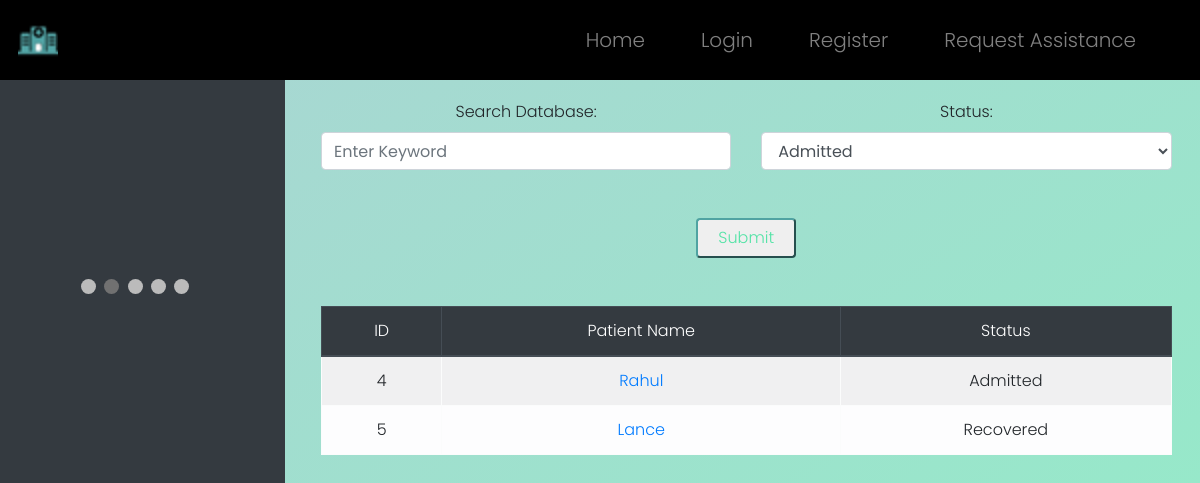
Page /dashboard on the earlier database version.
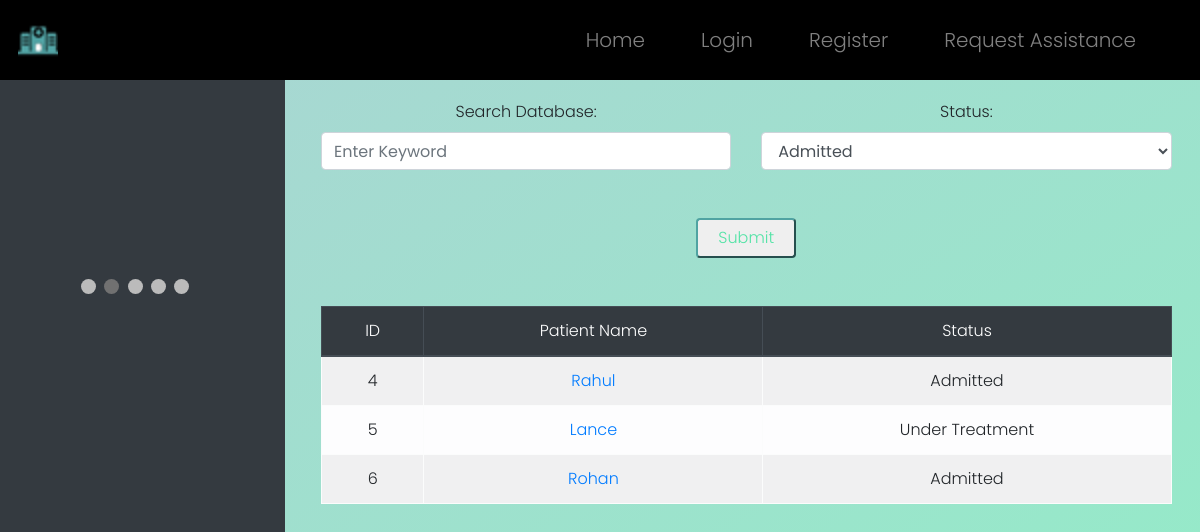
Same page on the later database version.
### WebApp/models.py (models this page shows)
class Patient(models.Model):
    patient_id = models.AutoField(primary_key=True)
    name  = models.CharField(max_length=64)
    age = models.IntegerField()
    gender = models.CharField(max_length=64)
    address = models.TextField()
    phone = models.CharField(max_length=64)
    email = models.CharField(max_length=64)
    date = models.CharField(max_length=64)
    symptoms = models.TextField()
    health_det = models.TextField()
    emg_phone = models.CharField(max_length=64)
    bed = models.CharField(max_length=64)
    venti = models.CharField(max_length=64)
    status = models.CharField(max_length=64)
    condi = models.CharField(max_length=64)
    notes = models.TextField()

### WebApp/views.py (the view)
# urls.py: path("dashboard", views.dashboard, name="dashboard"),
def dashboard(request):
    if request.method == "POST":
        sp=request.POST["sp"]
        status=request.POST["status"]
        fil=Patient.objects.filter(status=status)
        if sp!="":
            fil=fil.filter(name=sp)
        if fil:
            return render(request, "WebApp/dashboard.html", {"patients": fil})
        else:
            return render(request, "WebApp/dashboard.html", {"patients": None})
    else:
        pat=Patient.objects.all()
        if pat:
            return render(request, "WebApp/dashboard.html", {"patients": pat})
        else:
            return render(request, "WebApp/dashboard.html", {"patients": None})

### WebApp/templates/WebApp/dashboard.html (shortened to what this page needs)
{% extends "WebApp/layout.html" %}
{% load static %}
{% block body %}
<div class="row">
	<div class="col-3 abtimg">
		<div class="slideshow-container">
            </div>
            <br>
            <div style="text-align:center">
              <span class="dot"></span>
              <span class="dot"></span>
              <span class="dot"></span>
              <span class="dot"></span>
              <span class="dot"></span>
            </div>
	</div>
	<div class="col-9 dash">
		<center>
            <form action="{% url 'dashboard' %}" method="post">
                <div class=row>
                    <div class=col>
                        <label>Search Database:</label>
                        <input class="form-control intinp inp" type="text" placeholder="Enter Keyword" name="sp"/>
                    </div>
                    <div class=col>
                        <label>Status:</label>
                        <select class="form-control inp" name="status">
                            <option value="Admitted">Admitted</option>
                        </select>
                    </div>
                </div>
                <br><br>
                <center><button type="submit" id="log-button">Submit</button></center>
                <br><br>
            </form>
			{% if patients == None %}
				<h2 style="font-weight: 900;">No Patients Found...</h2>
			{% else %}
			<table class="table table-striped table-light table-bordered" style="text-align: center;">
				<thead class="thead-dark">
					<tr>
						<th scope="col" id="rank" class=head>ID</th>
						<th scope="col" class=head>Patient Name</th>
						<th scope="col" class=head>Status</th>
					</tr>
				</thead>
				<tbody>
					{% for patient in patients %}
						<tr>
							<th scope="row">{{ patient.patient_id }}</th>
							<td><a href="{% url 'indipatient' id=patient.patient_id %}">{{ patient.name }}</a></td>
							<td>{{ patient.status }}</td>
						</tr>
					{% endfor %}
				</tbody>
			</table>
			{% endif %}
		</center>
	</div>
</div>
{% endblock %}

Differences in the rows shown:
changed Patient "Lance": status "Recovered" → "Under Treatment"
added Patient: patient_id "6", name "Rohan", status "Admitted"
